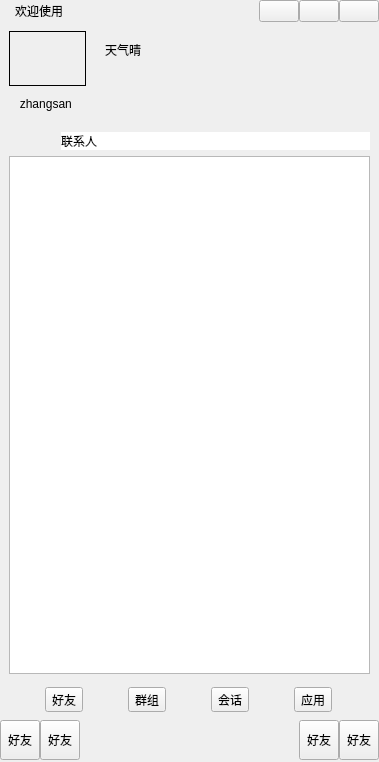
<?xml version="1.0" encoding="UTF-8"?>
<ui version="4.0">
 <class>MainWindow</class>
 <widget class="QMainWindow" name="MainWindow">
  <property name="geometry">
   <rect>
    <x>0</x>
    <y>0</y>
    <width>379</width>
    <height>762</height>
   </rect>
  </property>
  <property name="windowTitle">
   <string>MainWindow</string>
  </property>
  <widget class="QWidget" name="centralwidget">
   <layout class="QVBoxLayout" name="verticalLayout_7" stretch="0,1,6,0,0">
    <property name="spacing">
     <number>0</number>
    </property>
    <property name="leftMargin">
     <number>0</number>
    </property>
    <property name="topMargin">
     <number>0</number>
    </property>
    <property name="rightMargin">
     <number>0</number>
    </property>
    <property name="bottomMargin">
     <number>0</number>
    </property>
    <item>
     <widget class="QWidget" name="widWinTitle" native="true">
      <layout class="QHBoxLayout" name="horizontalLayout_3" stretch="20,1">
       <property name="spacing">
        <number>0</number>
       </property>
       <property name="leftMargin">
        <number>0</number>
       </property>
       <property name="topMargin">
        <number>0</number>
       </property>
       <property name="rightMargin">
        <number>0</number>
       </property>
       <property name="bottomMargin">
        <number>0</number>
       </property>
       <item>
        <layout class="QHBoxLayout" name="horizontalLayout" stretch="1,16">
         <property name="spacing">
          <number>0</number>
         </property>
         <item>
          <widget class="QLabel" name="lblClientTitleIcon">
           <property name="text">
            <string/>
           </property>
           <property name="pixmap">
            <pixmap resource="res.qrc">:/resource/images/robot.png</pixmap>
           </property>
           <property name="scaledContents">
            <bool>false</bool>
           </property>
           <property name="alignment">
            <set>Qt::AlignCenter</set>
           </property>
          </widget>
         </item>
         <item>
          <widget class="QLabel" name="lblClientTitle">
           <property name="styleSheet">
            <string notr="true">color: rgb(0, 0, 0)</string>
           </property>
           <property name="text">
            <string>欢迎使用</string>
           </property>
          </widget>
         </item>
        </layout>
       </item>
       <item>
        <layout class="QHBoxLayout" name="horizontalLayout_2">
         <property name="spacing">
          <number>0</number>
         </property>
         <property name="sizeConstraint">
          <enum>QLayout::SetDefaultConstraint</enum>
         </property>
         <property name="topMargin">
          <number>0</number>
         </property>
         <item>
          <widget class="QPushButton" name="btnSet">
           <property name="text">
            <string/>
           </property>
           <property name="icon">
            <iconset resource="res.qrc">
             <normaloff>:/resource/common/ic_login_cfg.png</normaloff>:/resource/common/ic_login_cfg.png</iconset>
           </property>
          </widget>
         </item>
         <item>
          <widget class="QPushButton" name="btnMinWin">
           <property name="text">
            <string/>
           </property>
           <property name="icon">
            <iconset resource="res.qrc">
             <normaloff>:/resource/common/ic_min.png</normaloff>:/resource/common/ic_min.png</iconset>
           </property>
          </widget>
         </item>
         <item>
          <widget class="QPushButton" name="btnCloseWin">
           <property name="text">
            <string/>
           </property>
           <property name="icon">
            <iconset resource="res.qrc">
             <normaloff>:/resource/common/ic_close.png</normaloff>:/resource/common/ic_close.png</iconset>
           </property>
          </widget>
         </item>
        </layout>
       </item>
      </layout>
     </widget>
    </item>
    <item>
     <widget class="QWidget" name="widget" native="true">
      <layout class="QHBoxLayout" name="horizontalLayout_4" stretch="1,3">
       <property name="spacing">
        <number>0</number>
       </property>
       <property name="leftMargin">
        <number>0</number>
       </property>
       <property name="topMargin">
        <number>0</number>
       </property>
       <property name="rightMargin">
        <number>0</number>
       </property>
       <property name="bottomMargin">
        <number>0</number>
       </property>
       <item>
        <widget class="QWidget" name="widget_2" native="true">
         <layout class="QVBoxLayout" name="verticalLayout" stretch="2,1">
          <property name="spacing">
           <number>4</number>
          </property>
          <property name="topMargin">
           <number>9</number>
          </property>
          <property name="bottomMargin">
           <number>0</number>
          </property>
          <item>
           <widget class="QFrame" name="frameHead">
            <property name="frameShape">
             <enum>QFrame::Box</enum>
            </property>
           </widget>
          </item>
          <item>
           <widget class="QLabel" name="lblName">
            <property name="text">
             <string>zhangsan </string>
            </property>
            <property name="alignment">
             <set>Qt::AlignCenter</set>
            </property>
           </widget>
          </item>
         </layout>
        </widget>
       </item>
       <item>
        <widget class="QWidget" name="widget_3" native="true">
         <widget class="QLabel" name="label">
          <property name="geometry">
           <rect>
            <x>10</x>
            <y>20</y>
            <width>72</width>
            <height>15</height>
           </rect>
          </property>
          <property name="text">
           <string>天气晴</string>
          </property>
         </widget>
        </widget>
       </item>
      </layout>
     </widget>
    </item>
    <item>
     <widget class="QWidget" name="widget_4" native="true">
      <layout class="QVBoxLayout" name="verticalLayout_3">
       <property name="leftMargin">
        <number>0</number>
       </property>
       <property name="topMargin">
        <number>6</number>
       </property>
       <property name="rightMargin">
        <number>0</number>
       </property>
       <property name="bottomMargin">
        <number>4</number>
       </property>
       <item>
        <widget class="QStackedWidget" name="stackedWidget">
         <property name="currentIndex">
          <number>1</number>
         </property>
         <widget class="QWidget" name="page">
          <layout class="QVBoxLayout" name="verticalLayout_2">
           <item>
            <widget class="QWidget" name="widget_5" native="true">
             <layout class="QHBoxLayout" name="horizontalLayout_5" stretch="1,6">
              <property name="spacing">
               <number>0</number>
              </property>
              <property name="leftMargin">
               <number>0</number>
              </property>
              <property name="topMargin">
               <number>0</number>
              </property>
              <property name="rightMargin">
               <number>0</number>
              </property>
              <property name="bottomMargin">
               <number>0</number>
              </property>
              <item>
               <widget class="QLabel" name="label_2">
                <property name="text">
                 <string/>
                </property>
                <property name="pixmap">
                 <pixmap resource="res.qrc">:/resource/images/ic_friend.png</pixmap>
                </property>
               </widget>
              </item>
              <item>
               <widget class="QLabel" name="label_3">
                <property name="styleSheet">
                 <string notr="true">background-color:rgb(255, 255, 255)</string>
                </property>
                <property name="text">
                 <string>群组</string>
                </property>
               </widget>
              </item>
             </layout>
            </widget>
           </item>
           <item>
            <widget class="QListWidget" name="listWidgetGroup"/>
           </item>
          </layout>
         </widget>
         <widget class="QWidget" name="page_2">
          <layout class="QVBoxLayout" name="verticalLayout_4">
           <item>
            <widget class="QWidget" name="widget_6" native="true">
             <layout class="QHBoxLayout" name="horizontalLayout_6" stretch="1,6">
              <property name="spacing">
               <number>0</number>
              </property>
              <property name="leftMargin">
               <number>0</number>
              </property>
              <property name="topMargin">
               <number>0</number>
              </property>
              <property name="rightMargin">
               <number>0</number>
              </property>
              <property name="bottomMargin">
               <number>0</number>
              </property>
              <item>
               <widget class="QLabel" name="label_4">
                <property name="text">
                 <string/>
                </property>
                <property name="pixmap">
                 <pixmap resource="res.qrc">:/resource/images/ic_user.png</pixmap>
                </property>
               </widget>
              </item>
              <item>
               <widget class="QLabel" name="label_5">
                <property name="styleSheet">
                 <string notr="true">background-color:rgb(255, 255, 255)</string>
                </property>
                <property name="text">
                 <string>联系人</string>
                </property>
               </widget>
              </item>
             </layout>
            </widget>
           </item>
           <item>
            <widget class="QListWidget" name="listWidgetFriends"/>
           </item>
          </layout>
         </widget>
         <widget class="QWidget" name="page_3">
          <layout class="QVBoxLayout" name="verticalLayout_5">
           <item>
            <widget class="QWidget" name="widget_7" native="true">
             <layout class="QHBoxLayout" name="horizontalLayout_7" stretch="1,6">
              <property name="spacing">
               <number>0</number>
              </property>
              <property name="leftMargin">
               <number>0</number>
              </property>
              <property name="topMargin">
               <number>0</number>
              </property>
              <property name="rightMargin">
               <number>0</number>
              </property>
              <property name="bottomMargin">
               <number>0</number>
              </property>
              <item>
               <widget class="QLabel" name="label_6">
                <property name="text">
                 <string/>
                </property>
                <property name="pixmap">
                 <pixmap resource="res.qrc">:/resource/images/conversation_normal.png</pixmap>
                </property>
               </widget>
              </item>
              <item>
               <widget class="QLabel" name="label_7">
                <property name="styleSheet">
                 <string notr="true">background-color:rgb(255, 255, 255)</string>
                </property>
                <property name="text">
                 <string>会话</string>
                </property>
               </widget>
              </item>
             </layout>
            </widget>
           </item>
           <item>
            <widget class="QListWidget" name="listWidgetContact"/>
           </item>
          </layout>
         </widget>
         <widget class="QWidget" name="page_4">
          <layout class="QVBoxLayout" name="verticalLayout_6">
           <item>
            <widget class="QWidget" name="widget_8" native="true">
             <layout class="QHBoxLayout" name="horizontalLayout_8" stretch="1,6">
              <property name="spacing">
               <number>0</number>
              </property>
              <property name="leftMargin">
               <number>0</number>
              </property>
              <property name="topMargin">
               <number>0</number>
              </property>
              <property name="rightMargin">
               <number>0</number>
              </property>
              <property name="bottomMargin">
               <number>0</number>
              </property>
              <item>
               <widget class="QLabel" name="label_8">
                <property name="text">
                 <string/>
                </property>
                <property name="pixmap">
                 <pixmap resource="res.qrc">:/resource/images/ic_app.png</pixmap>
                </property>
               </widget>
              </item>
              <item>
               <widget class="QLabel" name="label_9">
                <property name="styleSheet">
                 <string notr="true">background-color:rgb(255, 255, 255)</string>
                </property>
                <property name="text">
                 <string>应用</string>
                </property>
               </widget>
              </item>
             </layout>
            </widget>
           </item>
           <item>
            <widget class="QListWidget" name="listWidgetApply"/>
           </item>
          </layout>
         </widget>
        </widget>
       </item>
      </layout>
     </widget>
    </item>
    <item>
     <widget class="QWidget" name="widget_9" native="true">
      <layout class="QHBoxLayout" name="horizontalLayout_9">
       <property name="spacing">
        <number>0</number>
       </property>
       <property name="leftMargin">
        <number>0</number>
       </property>
       <property name="topMargin">
        <number>0</number>
       </property>
       <property name="rightMargin">
        <number>0</number>
       </property>
       <property name="bottomMargin">
        <number>4</number>
       </property>
       <item>
        <widget class="QToolButton" name="tBtnFriends">
         <property name="text">
          <string>好友</string>
         </property>
         <property name="icon">
          <iconset resource="res.qrc">
           <normaloff>:/resource/images/contacts_hover.png</normaloff>:/resource/images/contacts_hover.png</iconset>
         </property>
         <property name="toolButtonStyle">
          <enum>Qt::ToolButtonTextUnderIcon</enum>
         </property>
        </widget>
       </item>
       <item>
        <widget class="QToolButton" name="tBtnFriendGroup">
         <property name="text">
          <string>群组</string>
         </property>
         <property name="icon">
          <iconset resource="res.qrc">
           <normaloff>:/resource/images/group_hover.png</normaloff>:/resource/images/group_hover.png</iconset>
         </property>
         <property name="toolButtonStyle">
          <enum>Qt::ToolButtonTextUnderIcon</enum>
         </property>
        </widget>
       </item>
       <item>
        <widget class="QToolButton" name="tBtnContact">
         <property name="text">
          <string>会话</string>
         </property>
         <property name="icon">
          <iconset resource="res.qrc">
           <normaloff>:/resource/images/conversation_hover.png</normaloff>:/resource/images/conversation_hover.png</iconset>
         </property>
         <property name="toolButtonStyle">
          <enum>Qt::ToolButtonTextUnderIcon</enum>
         </property>
        </widget>
       </item>
       <item>
        <widget class="QToolButton" name="tBtnApply">
         <property name="text">
          <string>应用</string>
         </property>
         <property name="icon">
          <iconset resource="res.qrc">
           <normaloff>:/resource/images/applay_hover.png</normaloff>:/resource/images/applay_hover.png</iconset>
         </property>
         <property name="toolButtonStyle">
          <enum>Qt::ToolButtonTextUnderIcon</enum>
         </property>
        </widget>
       </item>
      </layout>
     </widget>
    </item>
    <item>
     <widget class="QWidget" name="widget_10" native="true">
      <layout class="QHBoxLayout" name="horizontalLayout_10">
       <property name="spacing">
        <number>0</number>
       </property>
       <property name="leftMargin">
        <number>0</number>
       </property>
       <property name="topMargin">
        <number>4</number>
       </property>
       <property name="rightMargin">
        <number>0</number>
       </property>
       <property name="bottomMargin">
        <number>2</number>
       </property>
       <item>
        <widget class="QToolButton" name="tBtnAddFriend">
         <property name="minimumSize">
          <size>
           <width>40</width>
           <height>40</height>
          </size>
         </property>
         <property name="text">
          <string>好友</string>
         </property>
         <property name="icon">
          <iconset resource="res.qrc">
           <normaloff>:/resource/common/ic_sysmen.png</normaloff>:/resource/common/ic_sysmen.png</iconset>
         </property>
         <property name="toolButtonStyle">
          <enum>Qt::ToolButtonIconOnly</enum>
         </property>
        </widget>
       </item>
       <item>
        <widget class="QToolButton" name="toolButton_7">
         <property name="minimumSize">
          <size>
           <width>40</width>
           <height>40</height>
          </size>
         </property>
         <property name="text">
          <string>好友</string>
         </property>
         <property name="icon">
          <iconset resource="res.qrc">
           <normaloff>:/resource/common/ic_user_add.png</normaloff>:/resource/common/ic_user_add.png</iconset>
         </property>
         <property name="toolButtonStyle">
          <enum>Qt::ToolButtonIconOnly</enum>
         </property>
        </widget>
       </item>
       <item>
        <spacer name="horizontalSpacer">
         <property name="orientation">
          <enum>Qt::Horizontal</enum>
         </property>
         <property name="sizeHint" stdset="0">
          <size>
           <width>40</width>
           <height>20</height>
          </size>
         </property>
        </spacer>
       </item>
       <item>
        <widget class="QToolButton" name="tBtnWeather">
         <property name="minimumSize">
          <size>
           <width>40</width>
           <height>40</height>
          </size>
         </property>
         <property name="text">
          <string>好友</string>
         </property>
         <property name="icon">
          <iconset resource="res.qrc">
           <normaloff>:/resource/common/ic_weather.png</normaloff>:/resource/common/ic_weather.png</iconset>
         </property>
         <property name="toolButtonStyle">
          <enum>Qt::ToolButtonIconOnly</enum>
         </property>
        </widget>
       </item>
       <item>
        <widget class="QToolButton" name="tBtnDate">
         <property name="minimumSize">
          <size>
           <width>40</width>
           <height>40</height>
          </size>
         </property>
         <property name="text">
          <string>好友</string>
         </property>
         <property name="icon">
          <iconset resource="res.qrc">
           <normaloff>:/resource/common/ic_calendar.png</normaloff>:/resource/common/ic_calendar.png</iconset>
         </property>
         <property name="toolButtonStyle">
          <enum>Qt::ToolButtonIconOnly</enum>
         </property>
        </widget>
       </item>
      </layout>
     </widget>
    </item>
   </layout>
  </widget>
 </widget>
 <resources>
  <include location="res.qrc"/>
 </resources>
 <connections/>
</ui>
